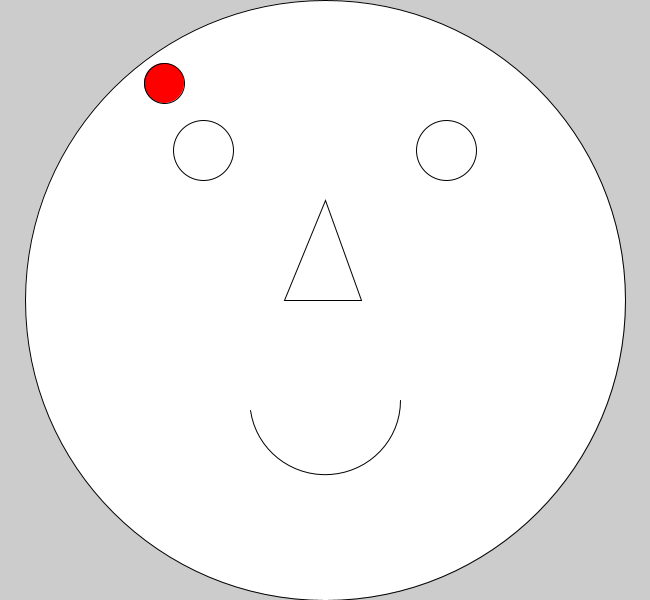
Frame 1 (no input)
Frame 60 (the mouse pressed at the canvas centre just before this capture): identical to frame 1, image omitted
Frame 120 (the mouse held since frame 60 and released just before this capture): identical to frame 1, image omitted

The Processing sketch that drew this single still picture (run headless with seeded random() and noise(); from frame 60 on, the mouse is pressed at the canvas centre):

// Processing sketch: KeyboardListener
// ── KeyboardListener.pde
//Global Variables
int faceX, faceY;
int faceDiameter;
int leftEyeX, leftEyeY, leftEyeDiameter;
int rightEyeX, rightEyeY, rightEyeDiameter;
int noseX1, noseY1, noseX2, noseY2, noseX3, noseY3;
int mouthX1, mouthY1, mouthX2, mouthY2;
int measlesX1, measlesY1, measlesDiameter;

void setup() {
size (650, 600);
//fullScreen();
println("Screen Width is", displayWidth, "Screen Height is", displayHeight);
//
population();
//
ellipse(faceX, faceY, faceDiameter, faceDiameter);
ellipse(leftEyeX, leftEyeY, leftEyeDiameter, leftEyeDiameter);
ellipse(rightEyeX, rightEyeY, rightEyeDiameter, rightEyeDiameter);
triangle(noseX1, noseY1, noseX2, noseY2, noseX3, noseY3);
 arc(325, 400, 150, 150, -PI+PI, PIE);  
 fill(255, 0, 0);
 ellipse(measlesX1, measlesY1, measlesDiameter, measlesDiameter);
}//End setup

void draw() {
 
}//End draw

void keyPressed() {
//Quit Keyboard Button
if(key == 'q' || key == 'Q') { exit();}//End IF
}//End keyPressed

void mousePressed() {}//End mousePressed

// ── Population.pde
void population() {
  faceX = width/2;
faceY = height/2;
faceDiameter = height;
leftEyeX = width *5/16;
leftEyeY = height /4;
leftEyeDiameter = height/10;
rightEyeX = width*11/16;
rightEyeY = leftEyeY;
rightEyeDiameter = leftEyeDiameter;
noseX1 = width/2;
noseX2 = width*7/16;
noseX3 = width*10/18;
noseY1 = height*2/6;
noseY2 = height*5/10;
noseY3 = noseY2;
mouthX1 = noseX1;
mouthX2 = noseX2;
mouthY1 = height*2/6;
mouthY2 = height*6/16;
measlesX1 = leftEyeX*13/16;
measlesY1 = leftEyeY*5/9;
measlesDiameter = leftEyeDiameter*2/3;
}//End Population;
